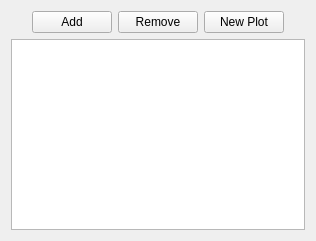
<?xml version="1.0" encoding="UTF-8"?>
<ui version="4.0">
 <class>Form</class>
 <widget class="QWidget" name="Form">
  <property name="geometry">
   <rect>
    <x>0</x>
    <y>0</y>
    <width>316</width>
    <height>241</height>
   </rect>
  </property>
  <property name="windowTitle">
   <string>Form</string>
  </property>
  <layout class="QVBoxLayout" name="verticalLayout">
   <item>
    <layout class="QHBoxLayout" name="horizontalLayout">
     <item>
      <spacer name="horizontalSpacer">
       <property name="orientation">
        <enum>Qt::Horizontal</enum>
       </property>
       <property name="sizeHint" stdset="0">
        <size>
         <width>40</width>
         <height>20</height>
        </size>
       </property>
      </spacer>
     </item>
     <item>
      <widget class="QPushButton" name="addButton">
       <property name="toolTip">
        <string>Add signal(s) to the plot.</string>
       </property>
       <property name="text">
        <string>Add</string>
       </property>
      </widget>
     </item>
     <item>
      <widget class="QPushButton" name="removeButton">
       <property name="toolTip">
        <string>Remove signal(s) from the plot.</string>
       </property>
       <property name="text">
        <string>Remove</string>
       </property>
      </widget>
     </item>
     <item>
      <widget class="QPushButton" name="replaceButton">
       <property name="toolTip">
        <string>Make a new plot with just these signal(s).</string>
       </property>
       <property name="text">
        <string>New Plot</string>
       </property>
      </widget>
     </item>
     <item>
      <spacer name="horizontalSpacer_2">
       <property name="orientation">
        <enum>Qt::Horizontal</enum>
       </property>
       <property name="sizeHint" stdset="0">
        <size>
         <width>40</width>
         <height>20</height>
        </size>
       </property>
      </spacer>
     </item>
    </layout>
   </item>
   <item>
    <widget class="QTableView" name="tableView">
     <property name="alternatingRowColors">
      <bool>true</bool>
     </property>
     <property name="gridStyle">
      <enum>Qt::DotLine</enum>
     </property>
     <attribute name="verticalHeaderVisible">
      <bool>false</bool>
     </attribute>
    </widget>
   </item>
  </layout>
 </widget>
 <resources/>
 <connections/>
</ui>
